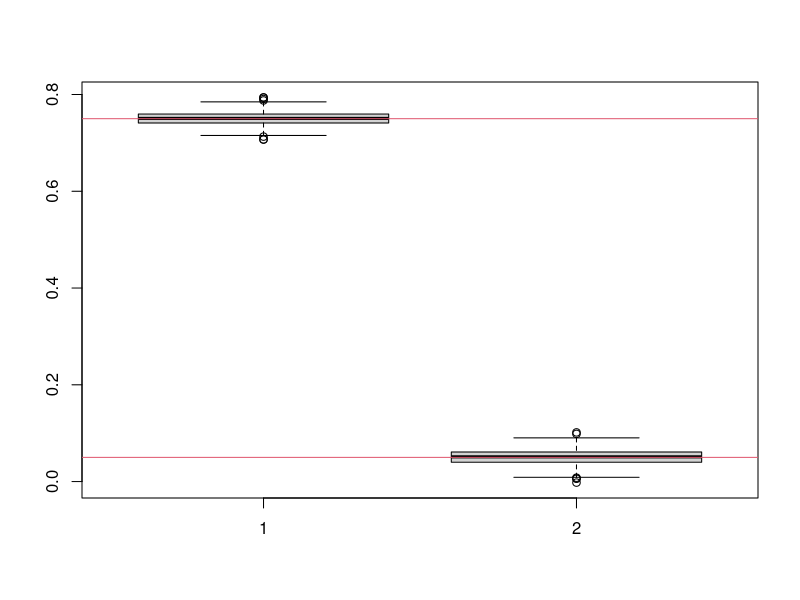
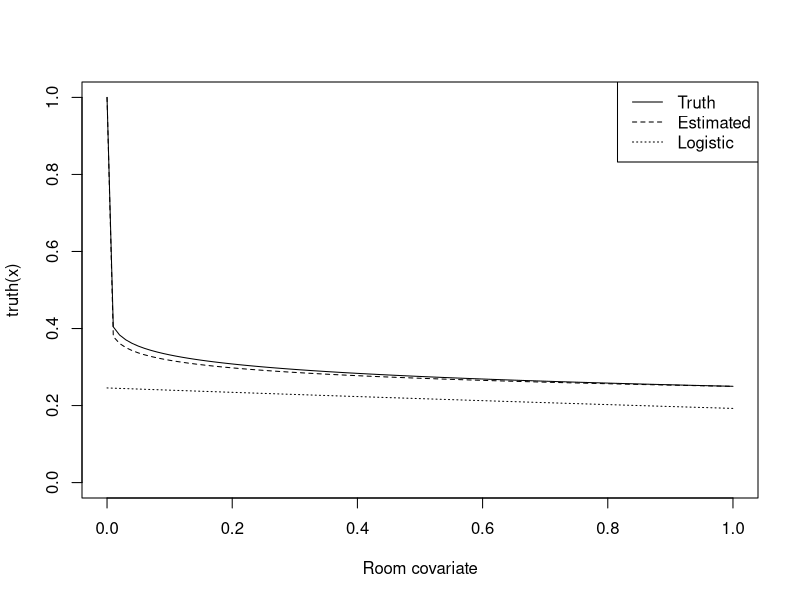

Generate these figures, in order, with R:
## ---- chunk 1
n <- 10
nsize <- 199
theta1 <- 0.75
theta2 <- 0.05
params <- c(theta1, theta2)
x <- runif(nsize)
p <- 1 -  theta1 * x ^theta2
# hist(prob, 100)

loglik <- function(theta, data) {
	theta1 <- theta[1]
	theta2 <- theta[2]
	x <- data$x
	y <- data$y
	n <- data$n
	p <- 1 - theta1 * x ^theta2
	out <- dbinom(y, n, p, log=T)
	return(-sum(out))
}

# Simulate data
y <- rbinom(nsize, size=n, prob=p)

# Example:
# loglik(c(0.5, 0.9), data.frame(y, x, n))

# MLE estimation
dat <- data.frame(y, x, n) 
theta.start <- runif(2)
mle.est <- optim(theta.start, loglik, data=dat)
thetahat <- mle.est$par

# Replications
out <- replicate(1e3, {
	y <- rbinom(nsize, size=n, prob=p)
	dat <- data.frame(y, x, n) 
	mle.est <- optim(theta.start, loglik, data=dat)$par
})
boxplot(t(out))
abline(h=params, col=2)

truth <- function(x) 1 - params[1] * x^params[2]

# Now I can "predictions" on what would happen with different 'x' distribution
prediction <- function(x) 1 - thetahat[1] * x ^thetahat[2]

# Compare with logistic regression
N <- rep(n, nsize)
logistic <- glm(cbind(y, N) ~ x, family=binomial(logit))
prediction.logistic <- function(x) {
	yhat <- coef(logistic)[1] + coef(logistic)[2] * x
	exp(yhat) / (1+exp(yhat))
}

# FIGURE
curve(truth, xlab='Room covariate', ylim=c(0, 1))
curve(prediction, add=TRUE, lty=2)
curve(prediction.logistic(x), add=TRUE, lty=3)
legend("topright", c("Truth", "Estimated", "Logistic"), lty=1:3)
